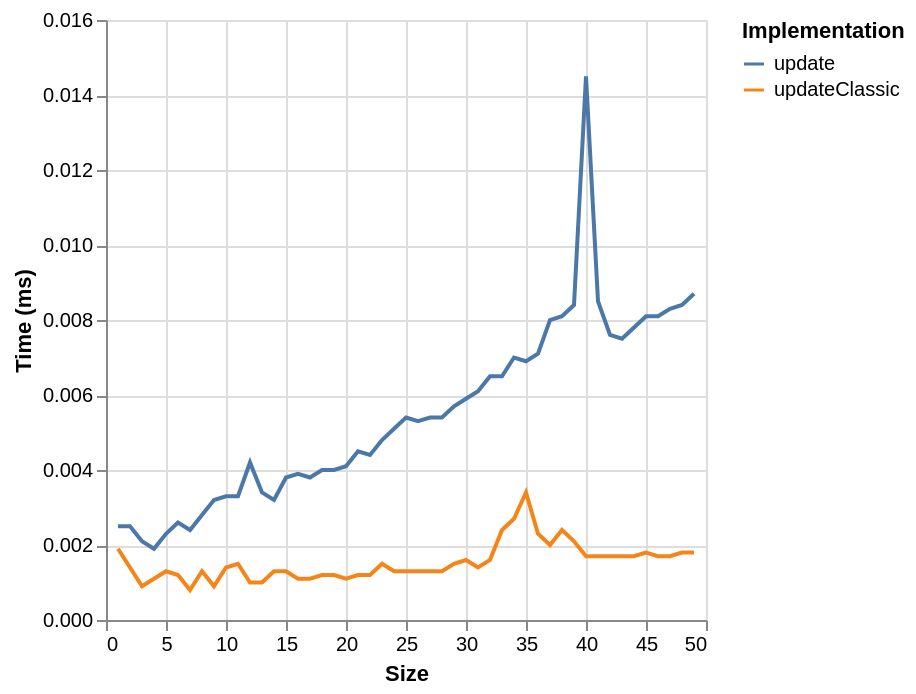

Write the Vega-Lite specification saved for this chart.
### Vega-Lite specification from a JSON file in a GitHub repository (floating-point values rounded to 4 significant figures)
{"$schema": "https://vega.github.io/schema/vega-lite/v6.json", "data": {"values": [{"ms": 0.0019, "series": "updateClassic", "size": 1}, {"ms": 0.0014, "series": "updateClassic", "size": 2}, {"ms": 0.0009, "series": "updateClassic", "size": 3}, {"ms": 0.0011, "series": "updateClassic", "size": 4}, {"ms": 0.0013, "series": "updateClassic", "size": 5}, {"ms": 0.0012, "series": "updateClassic", "size": 6}, {"ms": 0.0008, "series": "updateClassic", "size": 7}, {"ms": 0.0013, "series": "updateClassic", "size": 8}, {"ms": 0.0009, "series": "updateClassic", "size": 9}, {"ms": 0.0014, "series": "updateClassic", "size": 10}, {"ms": 0.0015, "series": "updateClassic", "size": 11}, {"ms": 0.001, "series": "updateClassic", "size": 12}, {"ms": 0.001, "series": "updateClassic", "size": 13}, {"ms": 0.0013, "series": "updateClassic", "size": 14}, {"ms": 0.0013, "series": "updateClassic", "size": 15}, {"ms": 0.0011, "series": "updateClassic", "size": 16}, {"ms": 0.0011, "series": "updateClassic", "size": 17}, {"ms": 0.0012, "series": "updateClassic", "size": 18}, {"ms": 0.0012, "series": "updateClassic", "size": 19}, {"ms": 0.0011, "series": "updateClassic", "size": 20}, {"ms": 0.0012, "series": "updateClassic", "size": 21}, {"ms": 0.0012, "series": "updateClassic", "size": 22}, {"ms": 0.0015, "series": "updateClassic", "size": 23}, {"ms": 0.0013, "series": "updateClassic", "size": 24}, {"ms": 0.0013, "series": "updateClassic", "size": 25}, {"ms": 0.0013, "series": "updateClassic", "size": 26}, {"ms": 0.0013, "series": "updateClassic", "size": 27}, {"ms": 0.0013, "series": "updateClassic", "size": 28}, {"ms": 0.0015, "series": "updateClassic", "size": 29}, {"ms": 0.0016, "series": "updateClassic", "size": 30}, {"ms": 0.0014, "series": "updateClassic", "size": 31}, {"ms": 0.0016, "series": "updateClassic", "size": 32}, {"ms": 0.0024, "series": "updateClassic", "size": 33}, {"ms": 0.0027, "series": "updateClassic", "size": 34}, {"ms": 0.0034, "series": "updateClassic", "size": 35}, {"ms": 0.0023, "series": "updateClassic", "size": 36}, {"ms": 0.002, "series": "updateClassic", "size": 37}, {"ms": 0.0024, "series": "updateClassic", "size": 38}, {"ms": 0.0021, "series": "updateClassic", "size": 39}, {"ms": 0.0017, "series": "updateClassic", "size": 40}, {"ms": 0.0017, "series": "updateClassic", "size": 41}, {"ms": 0.0017, "series": "updateClassic", "size": 42}, {"ms": 0.0017, "series": "updateClassic", "size": 43}, {"ms": 0.0017, "series": "updateClassic", "size": 44}, {"ms": 0.0018, "series": "updateClassic", "size": 45}, {"ms": 0.0017, "series": "updateClassic", "size": 46}, {"ms": 0.0017, "series": "updateClassic", "size": 47}, {"ms": 0.0018, "series": "updateClassic", "size": 48}, {"ms": 0.0018, "series": "updateClassic", "size": 49}, {"ms": 0.0025, "series": "update", "size": 1}, {"ms": 0.0025, "series": "update", "size": 2}, {"ms": 0.0021, "series": "update", "size": 3}, {"ms": 0.0019, "series": "update", "size": 4}, {"ms": 0.0023, "series": "update", "size": 5}, {"ms": 0.0026, "series": "update", "size": 6}, {"ms": 0.0024, "series": "update", "size": 7}, {"ms": 0.0028, "series": "update", "size": 8}, {"ms": 0.0032, "series": "update", "size": 9}, {"ms": 0.0033, "series": "update", "size": 10}, {"ms": 0.0033, "series": "update", "size": 11}, {"ms": 0.0042, "series": "update", "size": 12}, {"ms": 0.0034, "series": "update", "size": 13}, {"ms": 0.0032, "series": "update", "size": 14}, {"ms": 0.0038, "series": "update", "size": 15}, {"ms": 0.0039, "series": "update", "size": 16}, {"ms": 0.0038, "series": "update", "size": 17}, {"ms": 0.004, "series": "update", "size": 18}, {"ms": 0.004, "series": "update", "size": 19}, {"ms": 0.0041, "series": "update", "size": 20}, {"ms": 0.0045, "series": "update", "size": 21}, {"ms": 0.0044, "series": "update", "size": 22}, {"ms": 0.0048, "series": "update", "size": 23}, {"ms": 0.0051, "series": "update", "size": 24}, {"ms": 0.0054, "series": "update", "size": 25}, {"ms": 0.0053, "series": "update", "size": 26}, {"ms": 0.0054, "series": "update", "size": 27}, {"ms": 0.0054, "series": "update", "size": 28}, {"ms": 0.0057, "series": "update", "size": 29}, {"ms": 0.0059, "series": "update", "size": 30}, {"ms": 0.0061, "series": "update", "size": 31}, {"ms": 0.0065, "series": "update", "size": 32}, {"ms": 0.0065, "series": "update", "size": 33}, {"ms": 0.007, "series": "update", "size": 34}, {"ms": 0.0069, "series": "update", "size": 35}, {"ms": 0.0071, "series": "update", "size": 36}, {"ms": 0.008, "series": "update", "size": 37}, {"ms": 0.0081, "series": "update", "size": 38}, {"ms": 0.0084, "series": "update", "size": 39}, {"ms": 0.0145, "series": "update", "size": 40}, {"ms": 0.0085, "series": "update", "size": 41}, {"ms": 0.0076, "series": "update", "size": 42}, {"ms": 0.0075, "series": "update", "size": 43}, {"ms": 0.0078, "series": "update", "size": 44}, {"ms": 0.0081, "series": "update", "size": 45}, {"ms": 0.0081, "series": "update", "size": 46}, {"ms": 0.0083, "series": "update", "size": 47}, {"ms": 0.0084, "series": "update", "size": 48}, {"ms": 0.0087, "series": "update", "size": 49}]}, "encoding": {"color": {"field": "series", "legend": {"orient": "right", "symbolLimit": 30, "title": "Implementation"}, "type": "nominal"}, "x": {"field": "size", "title": "Size", "type": "quantitative"}, "y": {"field": "ms", "title": "Time (ms)", "type": "quantitative"}}, "mark": {"point": false, "type": "line"}}
